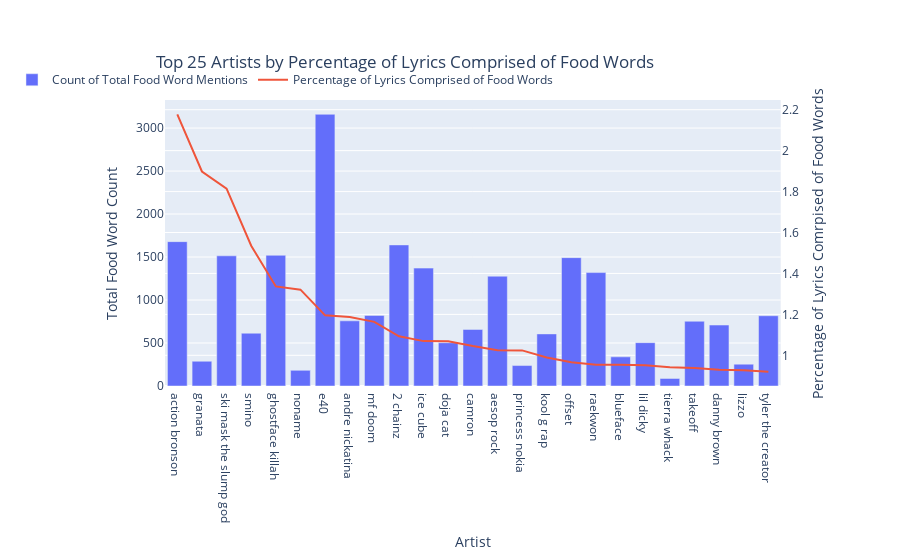

The code cell stored with this chart in its notebook:
### Code cell
artist_food_lyrics_plot_df = artist_total_food_words_df.sort_values(by=sort_values_by,ascending=False)[:results_limit]

# Create figure with secondary y-axis
fig = make_subplots(specs=[[{"secondary_y": True}]])

# Add traces
fig.add_trace(
    go.Bar(x=artist_food_lyrics_plot_df['artist_clean'],
               y=artist_food_lyrics_plot_df['total_food_word_count'],
               name="Count of Total Food Word Mentions"),
    secondary_y=False,
)

fig.add_trace(
    go.Scatter(x=artist_food_lyrics_plot_df['artist_clean'],
               y=artist_food_lyrics_plot_df['food_words_lyrics_prob']*100,
               name="Percentage of Lyrics Comprised of Food Words"),
    secondary_y=True,
)

# Add figure title
fig.update_layout(
    title={
        'text': "Top {0} Artists by Percentage of Lyrics Comprised of Food Words".format(results_limit),
        'y':0.94,
        'x':0.5,
        'xanchor': 'center',
        'yanchor': 'top'}
)

# Set x-axis title
fig.update_xaxes(title_text="Artist")

# Set y-axes titles
fig.update_yaxes(title_text="Total Food Word Count", secondary_y=False)
fig.update_yaxes(title_text="Percentage of Lyrics Comrpised of Food Words", secondary_y=True)
fig.update_layout(legend=dict(
    orientation="h",
    yanchor="bottom",
    y=1.02,
    xanchor="right",
    x=0.6
))

fig.show()

### Figure 1 — Plotly figure (JSON) as saved in the notebook; plotly's stock layout.template omitted (floating-point values rounded to 4 significant figures)
{"data": [{"name": "Count of Total Food Word Mentions", "type": "bar", "x": ["action bronson", "granata", "ski mask the slump god", "smino", "ghostface killah", "noname", "e40", "andre nickatina", "mf doom", "2 chainz", "ice cube", "doja cat", "camron", "aesop rock", "princess nokia", "kool g rap", "offset", "raekwon", "blueface", "lil dicky", "tierra whack", "takeoff", "danny brown", "lizzo", "tyler the creator"], "xaxis": "x", "y": [1679, 288, 1514, 614, 1520, 182, 3160, 758, 821, 1641, 1371, 503, 658, 1277, 238, 606, 1493, 1319, 339, 504, 88, 753, 709, 254, 817], "yaxis": "y"}, {"name": "Percentage of Lyrics Comprised of Food Words", "type": "scatter", "x": ["action bronson", "granata", "ski mask the slump god", "smino", "ghostface killah", "noname", "e40", "andre nickatina", "mf doom", "2 chainz", "ice cube", "doja cat", "camron", "aesop rock", "princess nokia", "kool g rap", "offset", "raekwon", "blueface", "lil dicky", "tierra whack", "takeoff", "danny brown", "lizzo", "tyler the creator"], "xaxis": "x", "y": [2.178, 1.898, 1.814, 1.536, 1.337, 1.321, 1.195, 1.188, 1.163, 1.093, 1.069, 1.069, 1.045, 1.024, 1.024, 0.9896, 0.9665, 0.9539, 0.9537, 0.9509, 0.9421, 0.9386, 0.9295, 0.927, 0.92], "yaxis": "y2"}], "layout": {"legend": {"orientation": "h", "x": 0.6, "xanchor": "right", "y": 1.02, "yanchor": "bottom"}, "title": {"text": "Top 25 Artists by Percentage of Lyrics Comprised of Food Words", "x": 0.45, "xanchor": "center", "y": 0.9, "yanchor": "top"}, "xaxis": {"anchor": "y", "domain": [0, 0.94], "title": {"text": "Artist"}}, "yaxis": {"anchor": "x", "domain": [0, 1], "title": {"text": "Total Food Word Count"}}, "yaxis2": {"anchor": "x", "overlaying": "y", "side": "right", "title": {"text": "Percentage of Lyrics Comrpised of Food Words"}}}}
